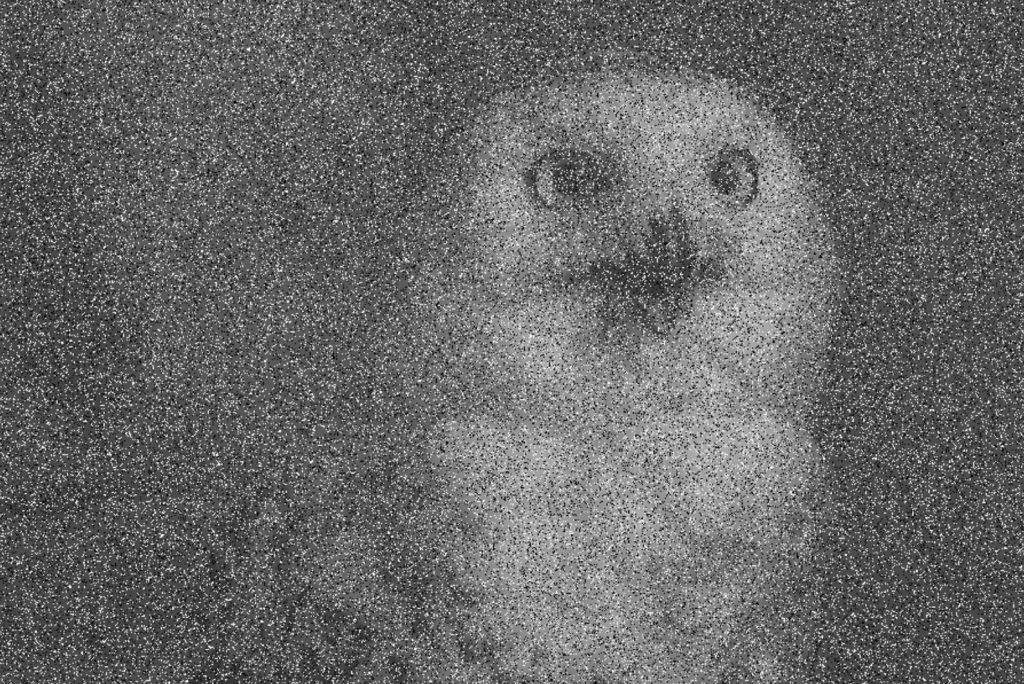
#> input picture DIP 2: Filtering in Images/sandp.jpg, 1024 x 684 px
$ jupyter execute --allow-errors Filtering.ipynb
#> lines starting #> are read from the running program, lines starting #| are printed output that depends on the picture
[cell 1]
import numpy as np
import matplotlib.pyplot as plt

## What will we learn?

* What is filtering?
* Spatial Correlation and Convolution
* Filtering in 1D signals
* Denoising Images and Smoothing (Lowpass)
* Mean, Median and Gaussian Filters

** Filtering **

The name "fitler" is borrowed from frequency domain processing where "filtering" refers to passing, modifying, or rejecting specified frequency components of an image.

                                                            g(x) = T[f(x)]

** Spatial Correlation **

[cell 2]
def correlation(f, kernel):

    c = np.zeros_like(f)
    for i in range(c.shape[0]):

        a = -kernel.shape[0]//2
        gx = 0
        for j in range(kernel.shape[0]):
            if i+a < 0 or i+a >= f.shape[0]:
                fs = 0
            else:
                fs = f[i+a]
            ws = kernel[j]
            gx += (fs*ws)
            a+=1
        c[i] = gx
    return c

[cell 3]
correlation(np.array([0,0,0,0,0,0,1,0,0,0,0,0,0]), np.array([1,2,3]))

** Spatial Convolution **

[cell 4]
def convolution(f, kernel):

    c = np.zeros_like(f)
    kernel = kernel[::-1]
    for i in range(c.shape[0]):

        a = -kernel.shape[0]//2
        gx = 0
        for j in range(kernel.shape[0]):
            if i+a < 0 or i+a >= f.shape[0]:
                fs = 0
            else:
                fs = f[i+a]
            ws = kernel[j]
            gx += (fs*ws)
            a+=1
        c[i] = gx
    return c

[cell 5]
convolution(np.array([0,0,0,0,0,0,1,0,0,0,0,0,0]), np.array([1,2,3]))

An example of an incoming realtime noisy signal --

How do we denoise a signal?

** Denoising of 1D signal using Mean Filter**

[cell 6]
x = np.linspace(1,20, 100)
y = np.sin(x)

[cell 7]
plt.plot(x, y)
plt.title("Plot of f(x)")
plt.show()
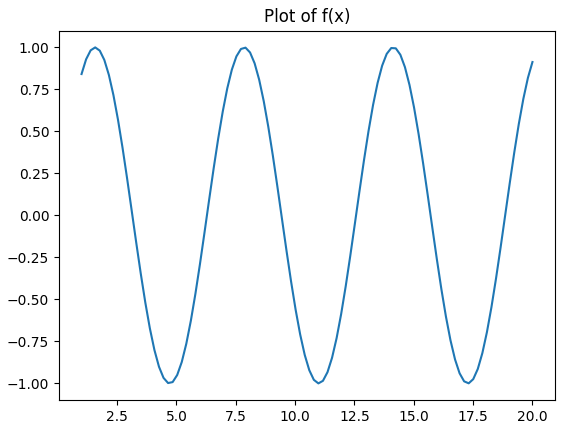
#> figure drawn by matplotlib, 1 panel; curve peaks at x = 1.58, y = 1

Now we want to add some noise to replicate a noisy sine signal f<sup>'</sup>(x). We assume that the noise is normally distributed.

[cell 8]
noise = np.random.randn(100)
noisy_signal = y + 0.1*noise

[cell 9]
plt.plot(x, noisy_signal)
plt.title("f(x) with additive noise")
plt.show()
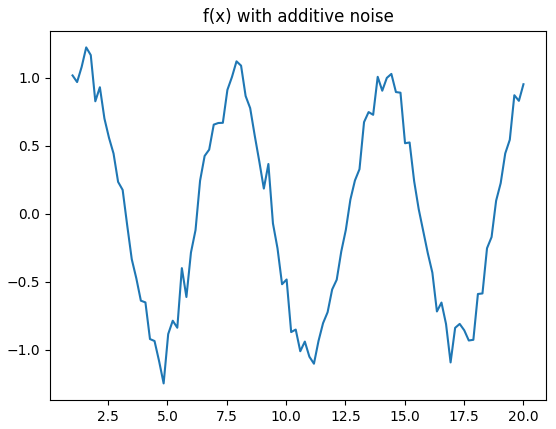
#> figure drawn by matplotlib, 1 panel; curve peaks at x = 1.58, y = 1.22

We convolve the signal f(x) with a mean filter

[cell 10]
convolved_signal = np.convolve(noisy_signal, np.ones(5)/5)

[cell 11]
plt.plot(x, convolved_signal[2:-2])
plt.title("Denoised signal f(x)")
plt.show()
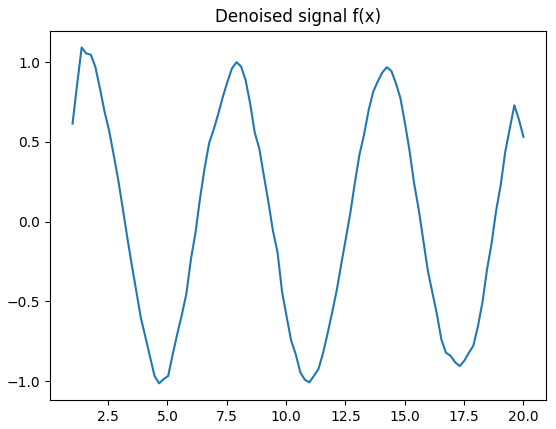
#> figure drawn by matplotlib, 1 panel; curve peaks at x = 1.38, y = 1.09

** Denoising in images with Mean filter **

[cell 12]
import cv2

#> (a cell that did not finish here is left out)

[cell 14]
plt.figure(figsize=(10,10))
#> (the rest of this cell did not finish here and is left out)

[cell 15]
plt.figure(figsize=(15,15))
#> (the rest of this cell did not finish here and is left out)

** Gaussian Filtering **

A 2D multivariate gaussian distribution:

** Gaussian kernels **

How does this turn into a filtering kernal?

[cell 16]
plt.figure(figsize=(15,15))
#> (the rest of this cell did not finish here and is left out)

** Median Filtering **

[cell 17]
noisy_image = cv2.cvtColor(cv2.imread("./sandp.jpg"), cv2.COLOR_BGR2RGB)
#> noisy_image is the input picture: shape (684, 1024, 3); min 0, max 255, mean 102.8
plt.imshow(noisy_image)
plt.show()

[cell 18]
plt.figure(figsize=(10,10))
plt.imshow(cv2.blur(noisy_image, (11,11)))
plt.title("Mean Filter")
plt.show()
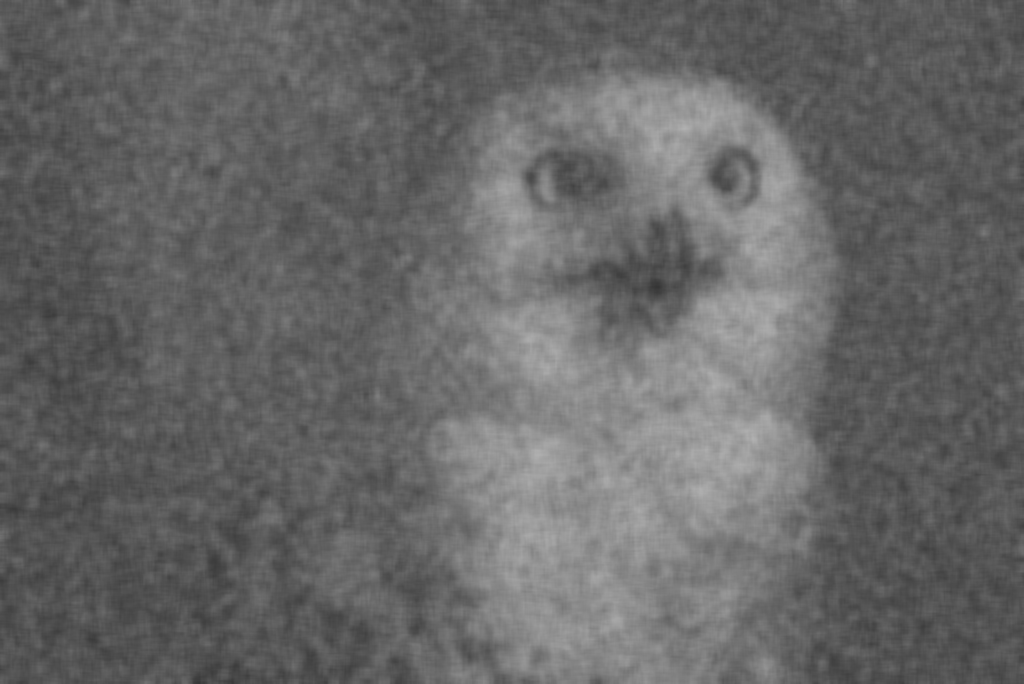
#> shown: shape (684, 1024, 3); min 53, max 177, mean 102.8

[cell 19]
plt.figure(figsize=(10,10))
plt.imshow(cv2.GaussianBlur(noisy_image, (11,11), 11/6))
plt.title("Gaussian Filter")
plt.show()

[cell 20]
plt.figure(figsize=(10,10))
plt.imshow(cv2.medianBlur(noisy_image, 11))
plt.title("Median Filter")
plt.show()
